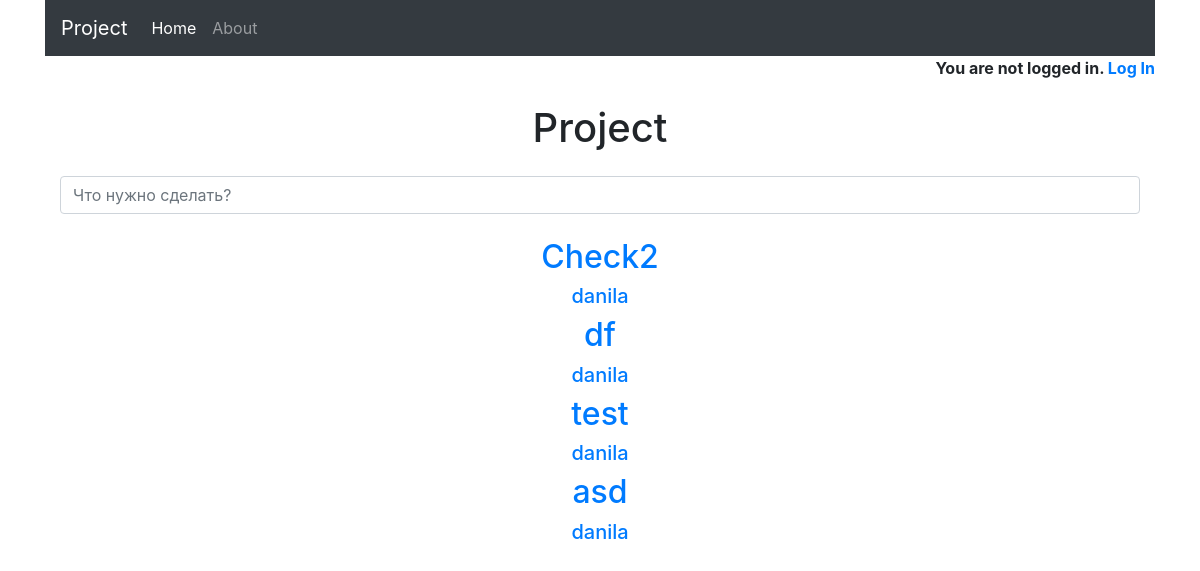
The page / on the database its author committed.
### blog/models.py (models this page shows, shortened)
class Blog(models.Model):
    title = models.CharField(max_length=250)
    author = models.ForeignKey(
        'auth.User',
        on_delete=models.CASCADE
                               )
    body = models.TextField()

### blog/views.py (the view)
# urls.py: path('', BlogListViews.as_view(), name='home'),
class BlogListViews(ListView):
    model = Blog
    template_name = 'home.html'
    context_object_name = 'blog_data'

### templates/home.html (shortened to what this page needs)
{% extends 'base.html' %}
{% block content %}
<div class="container text-center mt-4 mb-4">
<h1>Project</h1>
</div>
<div class="container">
    <form method="POST">
        <input id="id_new_item" name="item_text" class="form-control" placeholder="Что нужно сделать?">
    </form>
</div>
<div class="container text-center">
    {% for post in blog_data %}
    <h2><a href="{% url 'post_detail' post.pk %}">{{ post.title }}</a></h2>
    <h5><a href="">{{ post.author }}</a></h5>
    {% endfor %}
</div>
{% endblock content %}

### rows shown on the page
Blog: title "Check2", author "danila"
Blog: title "df", author "danila"
Blog: title "test", author "danila"
Blog: title "asd", author "danila"
